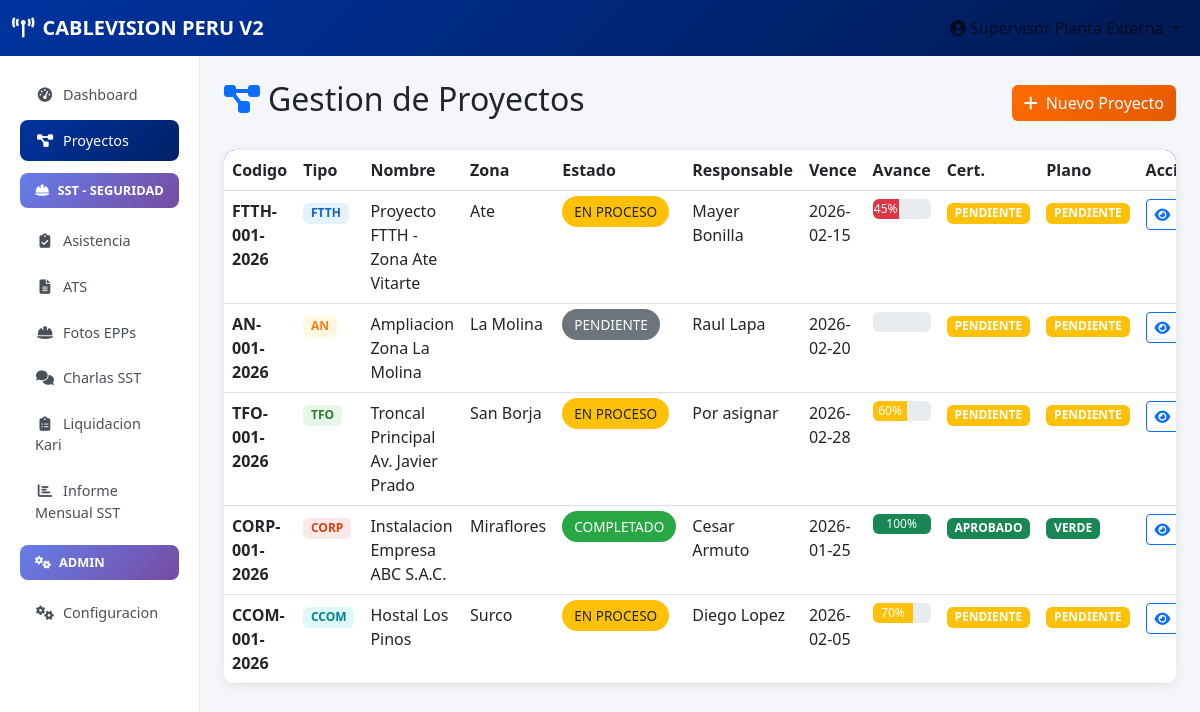
Page /proyectos (signed in) on the committed database.
### tables this page shows
CREATE TABLE proyectos (
            id INTEGER PRIMARY KEY AUTOINCREMENT,
            codigo TEXT UNIQUE NOT NULL,
            tipo_id INTEGER NOT NULL,
            numero INTEGER NOT NULL,
            anio INTEGER NOT NULL,
            nombre TEXT NOT NULL,
            ubicacion TEXT,
            zona_distrito TEXT,
            estado_id INTEGER NOT NULL,
            fecha_inicio DATE,
            fecha_fin_estimada DATE,
            fecha_fin_real DATE,
            responsable_id INTEGER,
            contratista_id INTEGER,
            avance INTEGER DEFAULT 0,
            costo_estimado REAL,
            certificacion_estado TEXT DEFAULT 'PENDIENTE',
            plano_semaforo TEXT DEFAULT 'PENDIENTE',
            observaciones TEXT,
            creado_por INTEGER,
            fecha_creacion TIMESTAMP DEFAULT CURRENT_TIMESTAMP,
            FOREIGN KEY (tipo_id) REFERENCES tipos_proyectos(id),
            FOREIGN KEY (estado_id) REFERENCES estados_proyecto(id),
            FOREIGN KEY (responsable_id) REFERENCES usuarios(id),
            FOREIGN KEY (contratista_id) REFERENCES equipos(id),
            FOREIGN KEY (creado_por) REFERENCES usuarios(id)
        );

CREATE TABLE tipos_proyectos (
            id INTEGER PRIMARY KEY AUTOINCREMENT,
            prefijo TEXT UNIQUE NOT NULL,
            nombre TEXT NOT NULL,
            descripcion TEXT,
            activo INTEGER DEFAULT 1
        );

CREATE TABLE estados_proyecto (
            id INTEGER PRIMARY KEY AUTOINCREMENT,
            estado TEXT UNIQUE NOT NULL,
            color_semaforo TEXT,
            descripcion TEXT,
            activo INTEGER DEFAULT 1
        );

CREATE TABLE usuarios (
            id INTEGER PRIMARY KEY AUTOINCREMENT,
            username TEXT UNIQUE NOT NULL,
            password_hash TEXT NOT NULL,
            nombre TEXT NOT NULL,
            rol TEXT NOT NULL CHECK(rol IN ('supervisor', 'asistente', 'tecnico', 'contratista')),
            cuadrilla_id INTEGER,
            activo INTEGER DEFAULT 1,
            fecha_creacion TIMESTAMP DEFAULT CURRENT_TIMESTAMP,
            FOREIGN KEY (cuadrilla_id) REFERENCES equipos(id)
        );

### app.py (the view)
@app.route('/proyectos')
@login_required
def proyectos():
    conn = get_db()
    cursor = conn.cursor()
    cursor.execute('SELECT p.*, t.prefijo, t.nombre as tipo_nombre, e.estado as estado_nombre, e.color_semaforo, u.nombre as responsable_nombre, eq.nombre as contratista_nombre FROM proyectos p JOIN tipos_proyectos t ON p.tipo_id = t.id JOIN estados_proyecto e ON p.estado_id = e.id LEFT JOIN usuarios u ON p.responsable_id = u.id LEFT JOIN equipos eq ON p.contratista_id = eq.id ORDER BY p.fecha_creacion DESC')
    proyectos_list = cursor.fetchall()
    conn.close()
    return render_template('proyectos.html', proyectos=proyectos_list)

### app.py (called while the page is built)
def get_db():
    conn = sqlite3.connect(DATABASE)
    conn.row_factory = sqlite3.Row
    return conn

def login_required(f):
    @wraps(f)
    def decorated_function(*args, **kwargs):
        if 'user_id' not in session:
            flash('Debe iniciar sesion', 'warning')
            return redirect(url_for('login'))
        return f(*args, **kwargs)
    return decorated_function

### templates/proyectos.html (shortened to what this page needs)
{% extends "base.html" %}
{% block content %}
<div class="d-flex justify-content-between align-items-center mb-4">
    <h2><i class="fas fa-project-diagram me-2 text-primary"></i>Gestion de Proyectos</h2>
    <a href="{{ url_for('nuevo_proyecto') }}" class="btn btn-cv"><i class="fas fa-plus me-2"></i>Nuevo Proyecto</a>
</div>
<div class="table-custom">
    <table class="table table-hover mb-0">
        <thead>
            <tr>
                <th>Codigo</th><th>Tipo</th><th>Nombre</th><th>Zona</th><th>Estado</th><th>Responsable</th><th>Vence</th><th>Avance</th><th>Cert.</th><th>Plano</th><th>Acciones</th>
            </tr>
        </thead>
        <tbody>
            {% for p in proyectos %}
            <tr>
                <td><strong>{{ p.codigo }}</strong></td>
                <td><span class="badge badge-{{ p.prefijo|lower }}">{{ p.prefijo }}</span></td>
                <td>{{ p.nombre }}</td>
                <td>{{ p.zona_distrito or '-' }}</td>
                <td><span class="status-badge semaforo-{{ p.color_semaforo|lower }}">{{ p.estado_nombre }}</span></td>
                <td>{{ p.responsable_nombre or 'Por asignar' }}</td>
                <td>{{ p.fecha_fin_estimada or '-' }}</td>
                <td>
                    <div class="progress" style="height: 20px;">
                        <div class="progress-bar bg-{{ 'success' if p.avance >= 80 else 'warning' if p.avance >= 50 else 'danger' }}" style="width: {{ p.avance }}%">{{ p.avance }}%</div>
                    </div>
                </td>
                <td><span class="badge bg-{{ 'success' if p.certificacion_estado == 'APROBADO' else 'warning' if p.certificacion_estado == 'PENDIENTE' else 'danger' }}">{{ p.certificacion_estado }}</span></td>
                <td><span class="badge bg-{{ 'success' if p.plano_semaforo == 'VERDE' else 'warning' if p.plano_semaforo == 'PENDIENTE' else 'danger' if p.plano_semaforo == 'ROJO' else 'warning' }}">{{ p.plano_semaforo }}</span></td>
                <td><a href="{{ url_for('ver_proyecto', id=p.id) }}" class="btn btn-sm btn-outline-primary"><i class="fas fa-eye"></i></a></td>
            </tr>
            {% endfor %}
        </tbody>
    </table>
</div>
{% endblock %}

### templates/base.html (style rules this page uses)
:root { --cv-blue: #0033A0; --cv-orange: #FF6B00; }
body { font-family: 'Segoe UI', sans-serif; background: #f4f6f9; }
.btn-cv { background: linear-gradient(135deg, var(--cv-orange) 0%, #e55a00 100%); border: none; color: white; }
.badge-ftth { background: #e3f2fd; color: #1565c0; }
.badge-an { background: #fff8e1; color: #f57f17; }
.badge-tfo { background: #e8f5e9; color: #2e7d32; }
.badge-corp { background: #fbe9e7; color: #d84315; }
.badge-ccom { background: #e0f7fa; color: #00838f; }
.table-custom { background: white; border-radius: 12px; overflow: hidden; box-shadow: 0 2px 12px rgba(0,0,0,0.08); }
.table-custom thead { background: linear-gradient(135deg, var(--cv-blue) 0%, #002266 100%); color: white; }
.status-badge { padding: 6px 12px; border-radius: 20px; font-size: 0.85rem; font-weight: 500; }
.semaforo-verde { background: #28a745; color: white; }
.semaforo-amarillo { background: #ffc107; color: #212529; }
.semaforo-gris { background: #6c757d; color: white; }

### rows in the picture
proyectos: codigo "FTTH-001-2026", prefijo "FTTH", nombre "Proyecto FTTH - Zona Ate Vitarte", zona_distrito "Ate", estado_nombre "EN PROCESO", nombre "Mayer Bonilla", fecha_fin_estimada "2026-02-15", avance "45", certificacion_estado "PENDIENTE", plano_semaforo "PENDIENTE"
proyectos: codigo "AN-001-2026", prefijo "AN", nombre "Ampliacion Zona La Molina", zona_distrito "La Molina", estado_nombre "PENDIENTE", nombre "Raul Lapa", fecha_fin_estimada "2026-02-20", certificacion_estado "PENDIENTE", plano_semaforo "PENDIENTE"
proyectos: codigo "TFO-001-2026", prefijo "TFO", nombre "Troncal Principal Av. Javier Prado", zona_distrito "San Borja", estado_nombre "EN PROCESO", responsable_nombre "Por asignar", fecha_fin_estimada "2026-02-28", avance "60", certificacion_estado "PENDIENTE", plano_semaforo "PENDIENTE"
proyectos: codigo "CORP-001-2026", prefijo "CORP", nombre "Instalacion Empresa ABC S.A.C.", zona_distrito "Miraflores", estado_nombre "COMPLETADO", nombre "Cesar Armuto", fecha_fin_estimada "2026-01-25", avance "100", certificacion_estado "APROBADO", plano_semaforo "VERDE"
proyectos: codigo "CCOM-001-2026", prefijo "CCOM", nombre "Hostal Los Pinos", zona_distrito "Surco", estado_nombre "EN PROCESO", nombre "Diego Lopez", fecha_fin_estimada "2026-02-05", avance "70", certificacion_estado "PENDIENTE", plano_semaforo "PENDIENTE"

### other values in the picture
{{ session.nombre }} "Supervisor Planta Externa"
